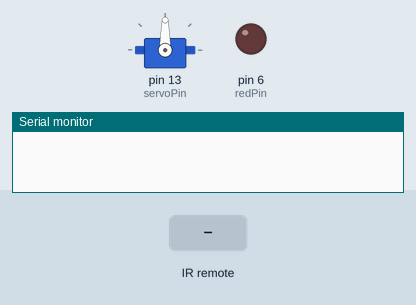
The sketch below on a simulated Arduino Uno, built with avr-gcc and run on an emulated ATmega328P. Shown: servo, output pins drawn as LEDs (lit = HIGH), the last lines printed to the serial monitor. The inputs (shaded band) are chosen by the test bench.

Above: at 1.2 s.
1.3 s: infrared code 0xFFA25D received
At 2.2 s:
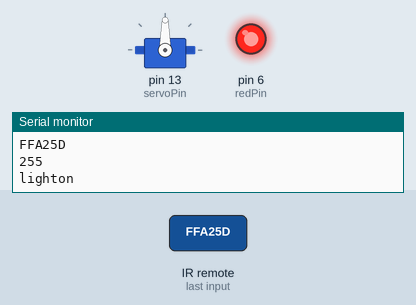
2.8 s: infrared code 0xFFA857 received
At 3.4 s:
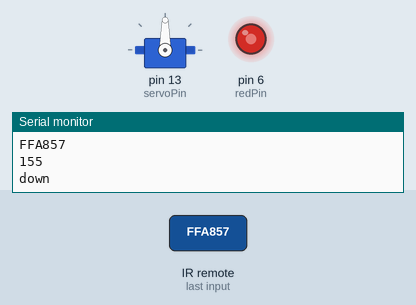
4.3 s: infrared code 0xFF629D received
At 5.5 s:
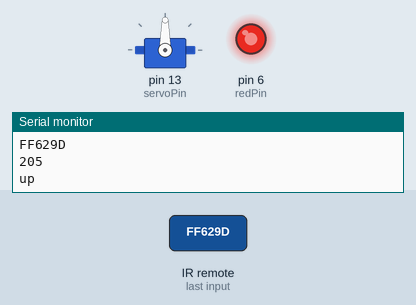
5.8 s: infrared code 0xFF22DD received
At 6.9 s:
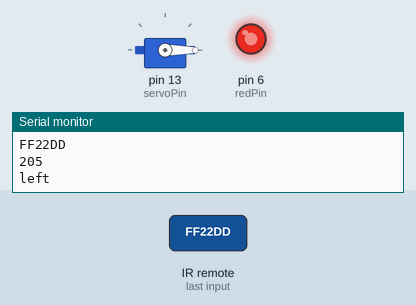
7.3 s: infrared code 0xFFC23D received
At 8.0 s:
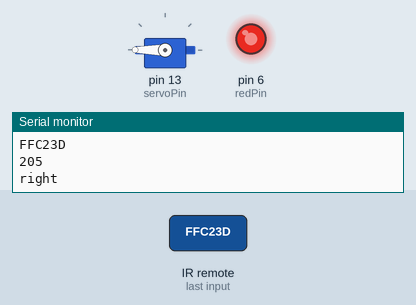
8.8 s: infrared code 0xFFA25D received
At 9.2 s:
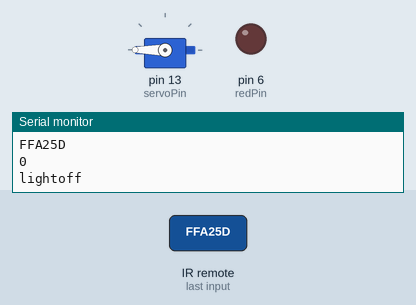
Timing chart, 0 to 11.3 s (numbered marks = the images above; inputs shaded):
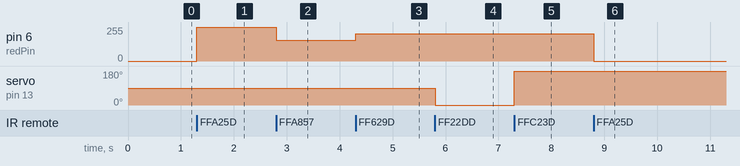

Measured:
- after the input at 1.3 s, pin 6 (redPin): 0/255 → 255/255 at once
- after the input at 2.8 s, pin 6 (redPin): 255/255 → 155/255 at once
- after the input at 4.3 s, pin 6 (redPin): 155/255 → 205/255 at once
- after the input at 5.8 s, servo on pin 13 (servoPin): 90° → 0° at once
- after the input at 7.3 s, servo on pin 13 (servoPin): 0° → 180° at once
- after the input at 8.8 s, pin 6 (redPin): 205/255 → 0/255 at once

The sketch:

66-irremote-servo.ino
```cpp
#include <IRremote.h>
int IRpin=11;
// Create IRremote object
IRrecv IR(IRpin);
// Put signal from IR sensor to cmd
decode_results cmd;

//byte remoteOn=0xFFA25D;
String myCom;

int redPin=6;
boolean on=false;
int brightness=255;

// Load a library
#include <Servo.h>
int servoPin=13;
Servo myServo; // Create object


void setup() {
  // put your setup code here, to run once:
Serial.begin(9600);
IR.enableIRIn();
pinMode(redPin, OUTPUT);
myServo.attach(servoPin);
}

void loop() {
  // put your main code here, to run repeatedly:
  // The & symbol passes the address of the variable into the function
  // so it can be editted
  // brings the value returned by IR.decode() into cmd
while (IR.decode(&cmd)==0){
// wait till someone presses button
}
Serial.println(cmd.value,HEX);

switch(cmd.value){
  case 0xFFA25D:
  if (!on){
  myCom="lighton";
  brightness=255;
  on= true;
}
else if (on){
  myCom="lightoff";
  //Serial.println(myCom);
  brightness=0;
  //analogWrite(redPin, 0);
  on= false;
}
break;

case 0xFF629D:
  myCom="up";
  brightness+=50;
  if (brightness>255){
    brightness=255;
    //analogWrite(redPin, brightness);
  }
break;

case 0xFFA857:
  myCom="down";
  //Serial.println(myCom);
  brightness-=100;
  if (brightness<25){
    brightness=25;
    //analogWrite(redPin, brightness);
  }
  break;

case 0xFF22DD:
  myCom="left";
  //Serial.println(myCom);
  myServo.write(0);
  break;

case 0xFFC23D:
  myCom="right";
  //Serial.println(myCom);
  myServo.write(180);
  break;

  default:
  Serial.println("other button pressed");
break;
}

  Serial.println(brightness);
  Serial.println(myCom);
  analogWrite(redPin, brightness);


// pause so it doesn't read it many time
delay(1000);
IR.resume(); // start reading again);

}
```
